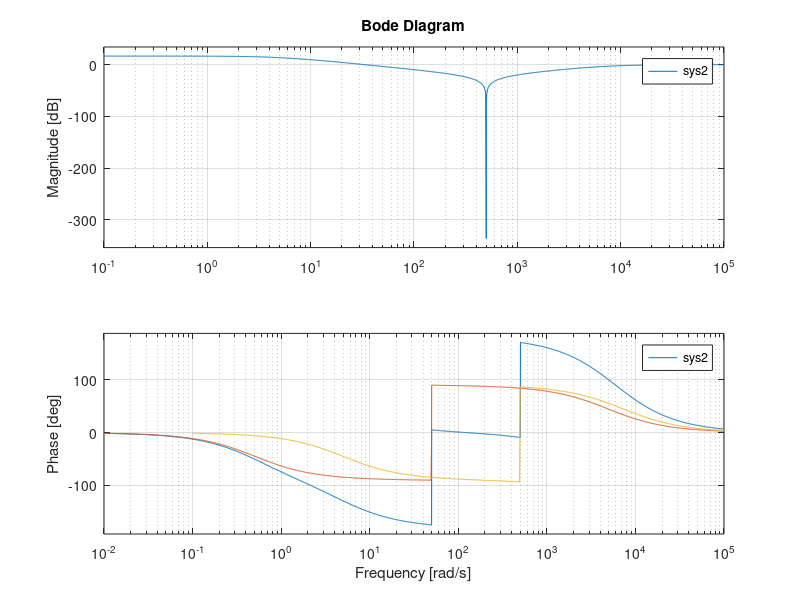

MATLAB code for this plot:
close all
clear all

w1 = 50;       %Orgineel bereknde waarde
w2z = 500;
w2p = 191.6;
Q1 = 0.51/50;     
%Q2 = 0.01515/0.75; 

%w1 = 500; 
%w2z = 50;
%w2p = 19.16;
%Q1 = 0.51;    
Q2 = 0.0263;  

B1 = [1 0 w1^2];
A1= [1 w1/Q1 w1^2]; %

B2 = [1 0 w2z^2];
A2= [1 w2p/Q2 w2p^2]; %


sys1 = tf(B1,A1);
sys2 = tf(B2,A2);

sys = sys1 *sys2;

bode (sys);
hold on
bode(sys1)
hold on
bode(sys2)
    grid on
